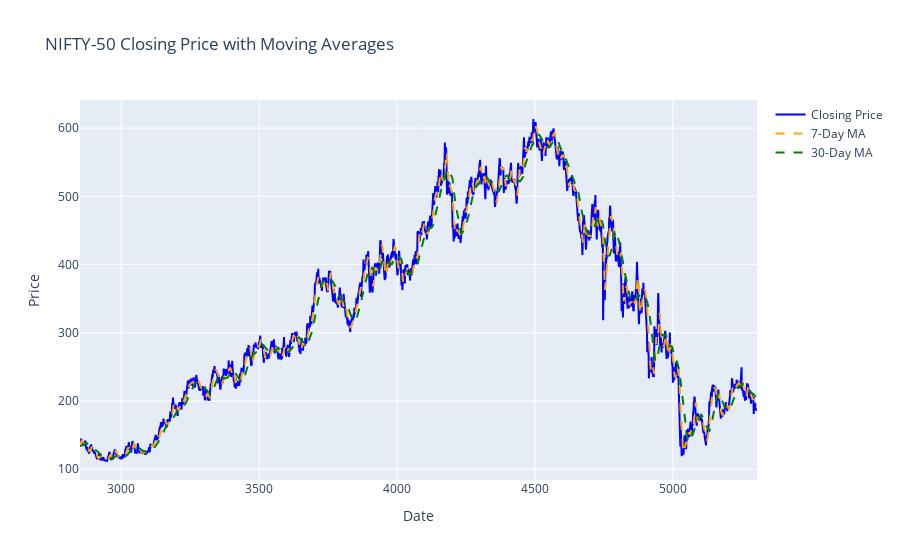

Write notebook code for a chart like this one.
### Code cell
fig = go.Figure()

fig.add_trace(go.Scatter(x=df.index, y=df['Close'], mode='lines', name='Closing Price', line=dict(color='blue', width=2)))
fig.add_trace(go.Scatter(x=df.index, y=df['MA7'], mode='lines', name='7-Day MA', line=dict(color='orange', width=2, dash='dash')))
fig.add_trace(go.Scatter(x=df.index, y=df['MA30'], mode='lines', name='30-Day MA', line=dict(color='green', width=2, dash='dash')))

fig.update_layout(title='NIFTY-50 Closing Price with Moving Averages', xaxis_title='Date', yaxis_title='Price')
fig.show()

### Figure 1 — Plotly figure (JSON) as saved in the notebook; plotly's stock layout.template omitted (floating-point values rounded to 4 significant figures; data arrays with more than 128 entries replaced by an {"elided": "..."} marker saying what was removed)
{"data": [{"line": {"color": "blue", "width": 2}, "mode": "lines", "name": "Closing Price", "type": "scatter", "x": {"elided": "2456 int values"}, "y": {"elided": "2456 float values"}}, {"line": {"color": "orange", "dash": "dash", "width": 2}, "mode": "lines", "name": "7-Day MA", "type": "scatter", "x": {"elided": "2456 int values"}, "y": {"elided": "2456 float values"}}, {"line": {"color": "green", "dash": "dash", "width": 2}, "mode": "lines", "name": "30-Day MA", "type": "scatter", "x": {"elided": "2456 int values"}, "y": {"elided": "2456 float values"}}], "layout": {"title": {"text": "NIFTY-50 Closing Price with Moving Averages"}, "xaxis": {"title": {"text": "Date"}}, "yaxis": {"title": {"text": "Price"}}}}
